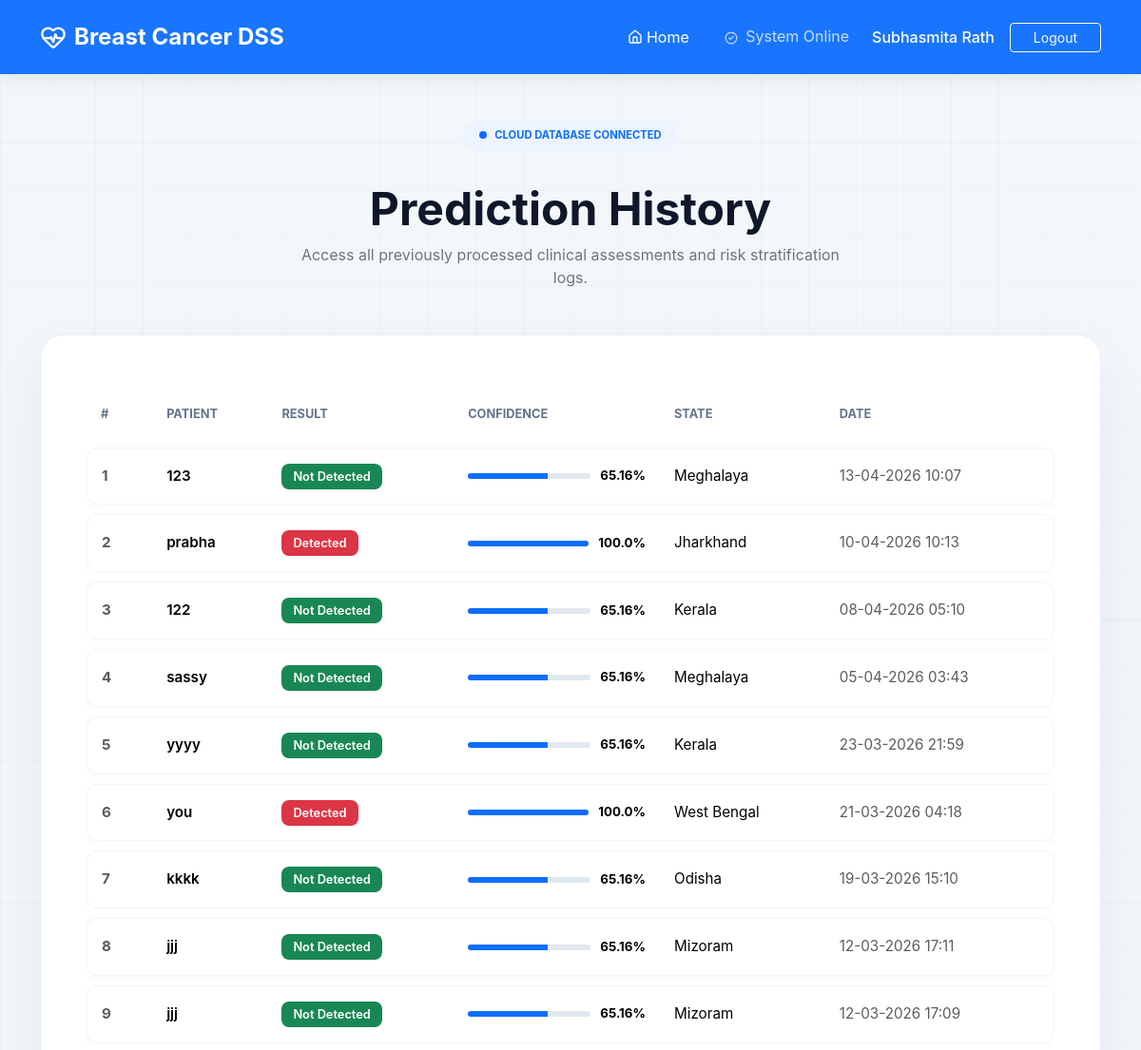
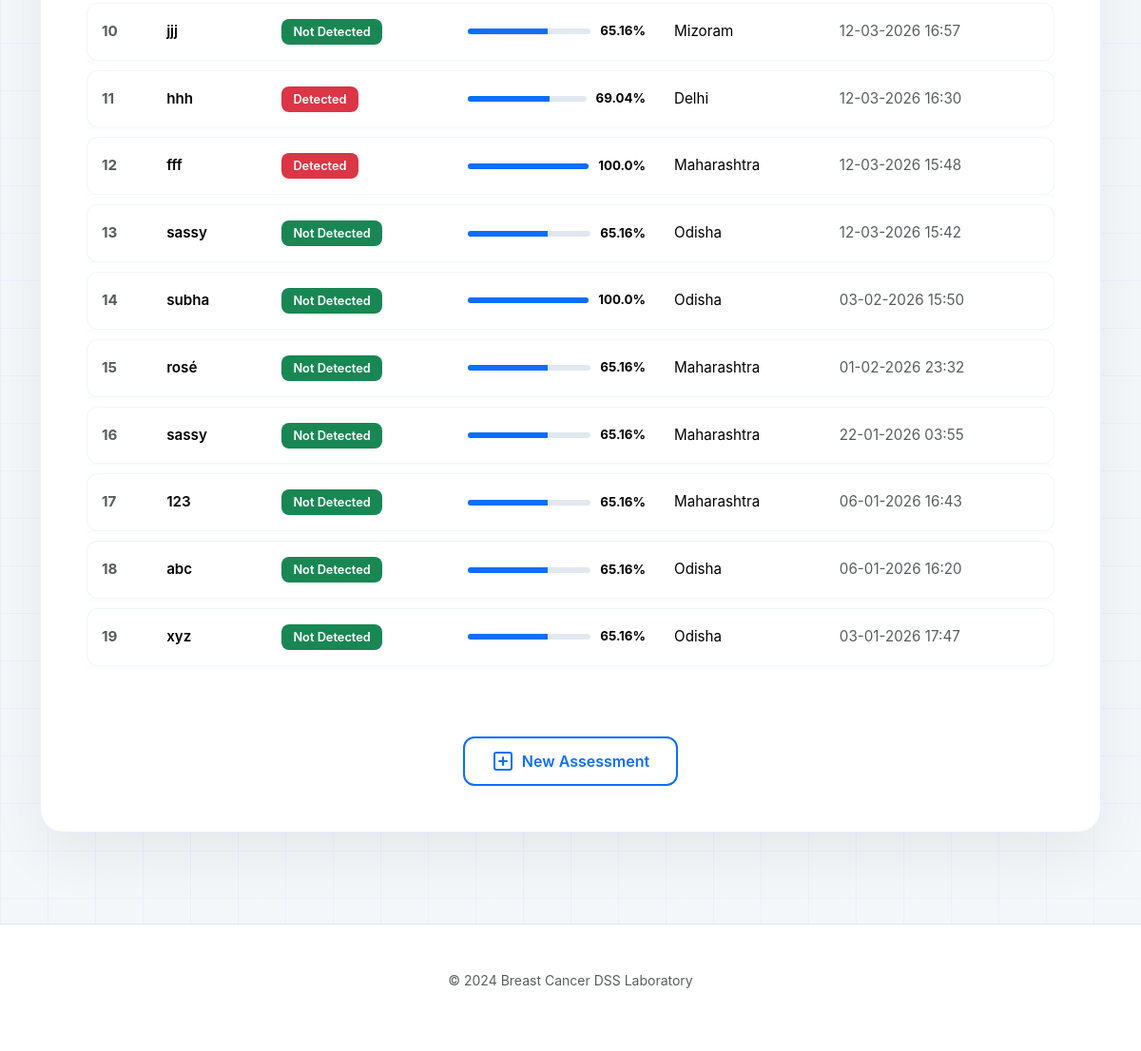
The page /history (signed in) on the database its author committed (2 pictures, top to bottom).
### application.py (models this page shows)
class PredictionHistory(db.Model):
    id = db.Column(db.Integer, primary_key=True)
    patient_name = db.Column(db.String(100))
    prediction = db.Column(db.String(50))
    confidence = db.Column(db.Float)
    state = db.Column(db.String(50))
    timestamp = db.Column(db.DateTime, default=datetime.utcnow)

### application.py (the view)
@app.route("/history")
def history():
    if not login_required():
        return redirect(url_for("login"))
    records = PredictionHistory.query.order_by(
        PredictionHistory.timestamp.desc()
    ).all()
    return render_template("history.html", records=records)

### application.py (called while the page is built)
def login_required():
    return "user_id" in session

### templates/history.html (shortened to what this page needs)
<!DOCTYPE html>
<html lang="en">
<head>
<link href="https://cdn.jsdelivr.net/npm/bootstrap@5.3.2/dist/css/bootstrap.min.css" rel="stylesheet">
<link href="https://unpkg.com/aos@2.3.1/dist/aos.css" rel="stylesheet">
</head>
<body>
<div class="pulse-container">
</div>
<nav class="navbar navbar-expand-lg navbar-dark py-3">
<div class="container">
<span class="navbar-brand d-flex align-items-center gap-2">
<i data-lucide="heart-pulse" style="width:28px;height:28px;"></i>
<span class="fw-bold fs-4">Breast Cancer DSS</span>
</span>
<div class="ms-auto d-flex align-items-center">
<a href="/" class="btn btn-link text-white text-decoration-none me-4 small d-flex align-items-center gap-1">
<i data-lucide="home" style="width:16px"></i>Home
</a>
<span class="text-white me-4 opacity-75 d-none d-sm-block">
<i data-lucide="check-circle-2" class="me-1" style="width:14px"></i>
System Online
</span>
<span class="text-white me-3 fw-medium">{{ session.get('user_name') }}</span>
<a href="{{ url_for('logout') }}" class="btn btn-outline-light btn-sm px-4">
Logout
</a>
</div>
</div>
</nav>
<div class="container py-5">
<div class="text-center mb-5" data-aos="fade-down">
<div class="status-badge">
<span class="status-dot"></span>
Cloud Database Connected
</div>
<h1 class="display-5 fw-bold" style="color:#0f172a;">
Prediction History
</h1>
<p class="text-secondary mx-auto" style="max-width:600px;">
Access all previously processed clinical assessments and risk stratification logs.
</p>
</div>
<div class="history-card mx-auto" style="max-width:1150px;" data-aos="fade-up">
{% if records %}
<div class="table-responsive">
<table class="table align-middle">
<thead>
<tr>
<th>#</th>
<th>Patient</th>
<th>Result</th>
<th>Confidence</th>
<th>State</th>
<th>Date</th>
</tr>
</thead>
<tbody>
{% for record in records %}
<tr>
<td class="text-muted fw-bold">
{{ loop.index }}
</td>
<td class="fw-semibold">
{{ record.patient_name }}
</td>
<td>
{% if record.prediction == "Breast Cancer Detected" %}
<span class="badge-clinical bg-danger text-white">
Detected
</span>
{% else %}
<span class="badge-clinical bg-success text-white">
Not Detected
</span>
{% endif %}
</td>
<td>
<div class="conf-wrapper">
<div class="progress">
<div class="progress-bar bg-primary progress-dynamic"
role="progressbar"
data-confidence="{{ record.confidence | default(0) }}">
</div>
</div>
<span class="fw-bold small">
{{ record.confidence }}%
</span>
</div>
</td>
<td class="text-capitalize">
{{ record.state }}
</td>
<td class="text-muted small">
{{ record.timestamp.strftime('%d-%m-%Y %H:%M') }}
</td>
</tr>
{% endfor %}
</tbody>
</table>
</div>
{% endif %}
<div class="text-center mt-5">
<a href="/assessment" class="btn btn-blue-outline">
<i data-lucide="plus-square"></i>
New Assessment
</a>
</div>
</div>
</div>
<footer class="page-footer text-center mt-5">
<div class="container">
<p class="text-muted small">
© 2024 Breast Cancer DSS Laboratory
</p>
</div>
</footer>
</body>
</html>

### templates/history.html (style rules this page uses)
:root { --primary-blue:#0d6efd; --accent-blue:#004ab3; --bg-light:#f4f7fa; --medical-grid:rgba(13,110,253,0.04); }
body { background-color:var(--bg-light); font-family:'Inter',-apple-system,sans-serif; color:#334155; min-height:100vh; margin:0; overflow-x:hidden; display:flex; flex-direction:column; background-image: linear-gradient(var(--medical-grid)1px,transparent 1px), linear-gradient(90deg,var(--medical-grid)1px,transparent 1px); background-size:50px 50px; }
.pulse-container { position:fixed; top:25%; left:0; width:100%; height:200px; z-index:-1; opacity:0.12; pointer-events:none; }
.navbar { background:rgba(13,110,253,0.95)!important; backdrop-filter:blur(10px); box-shadow:0 4px 20px rgba(0,0,0,0.08); }
.history-card { background:white; border-radius:24px; box-shadow:0 25px 60px rgba(0,0,0,0.06); border:1px solid rgba(13,110,253,0.1); padding:3rem; margin-top:2rem; position:relative; }
.status-badge { background:#eef4ff; color:var(--primary-blue); padding:8px 18px; border-radius:100px; font-size:0.7rem; font-weight:700; text-transform:uppercase; display:inline-flex; align-items:center; gap:8px; margin-bottom:2rem; }
.status-dot { width:8px; height:8px; background-color:var(--primary-blue); border-radius:50%; animation:pulse 2s infinite; }
.table { border-collapse:separate; border-spacing:0 10px; }
.table thead th { border:none; color:#64748b; font-size:0.8rem; text-transform:uppercase; padding:15px; }
.table tbody tr { background:#fcfdfe; transition:all 0.2s ease; box-shadow:0 2px 5px rgba(0,0,0,0.02); }
.table td { padding:18px 15px; border-top:1px solid #f1f5f9; border-bottom:1px solid #f1f5f9; font-size:0.95rem; }
.table td:first-child { border-left:1px solid #f1f5f9; border-radius:12px 0 0 12px; }
.table td:last-child { border-right:1px solid #f1f5f9; border-radius:0 12px 12px 0; }
.badge-clinical { padding:6px 12px; border-radius:8px; font-weight:600; font-size:0.8rem; }
.conf-wrapper { display:flex; align-items:center; gap:10px; min-width:120px; }
.progress { height:6px; background-color:#e2e8f0; border-radius:10px; flex-grow:1; }
.btn-blue-outline { background:transparent; color:var(--primary-blue); border:2px solid var(--primary-blue); padding:12px 28px; border-radius:12px; font-weight:600; transition:all 0.3s ease; display:inline-flex; align-items:center; gap:8px; text-decoration:none; }
.page-footer { margin-top:auto; padding:3rem 0; border-top:1px solid #e2e8f0; background:white; }

### rows shown on the page
PredictionHistory: patient_name "123", shows "Not Detected", confidence "65.16", state "Meghalaya", timestamp "13-04-2026 10:07"
PredictionHistory: patient_name "prabha", shows "Detected", confidence "100.0", state "Jharkhand", timestamp "10-04-2026 10:13"
PredictionHistory: patient_name "122", shows "Not Detected", confidence "65.16", state "Kerala", timestamp "08-04-2026 05:10"
PredictionHistory: patient_name "sassy", shows "Not Detected", confidence "65.16", state "Meghalaya", timestamp "05-04-2026 03:43"
PredictionHistory: patient_name "yyyy", shows "Not Detected", confidence "65.16", state "Kerala", timestamp "23-03-2026 21:59"
PredictionHistory: patient_name "you", shows "Detected", confidence "100.0", state "West Bengal", timestamp "21-03-2026 04:18"
PredictionHistory: patient_name "kkkk", shows "Not Detected", confidence "65.16", state "Odisha", timestamp "19-03-2026 15:10"
PredictionHistory: patient_name "jjj", shows "Not Detected", confidence "65.16", state "Mizoram", timestamp "12-03-2026 17:11"
PredictionHistory: patient_name "jjj", shows "Not Detected", confidence "65.16", state "Mizoram", timestamp "12-03-2026 17:09"
PredictionHistory: patient_name "jjj", shows "Not Detected", confidence "65.16", state "Mizoram", timestamp "12-03-2026 16:57"
PredictionHistory: patient_name "hhh", shows "Detected", confidence "69.04", state "Delhi", timestamp "12-03-2026 16:30"
PredictionHistory: patient_name "fff", shows "Detected", confidence "100.0", state "Maharashtra", timestamp "12-03-2026 15:48"
PredictionHistory: patient_name "sassy", shows "Not Detected", confidence "65.16", state "Odisha", timestamp "12-03-2026 15:42"
PredictionHistory: patient_name "subha", shows "Not Detected", confidence "100.0", state "Odisha", timestamp "03-02-2026 15:50"
PredictionHistory: patient_name "rosé", shows "Not Detected", confidence "65.16", state "Maharashtra", timestamp "01-02-2026 23:32"
PredictionHistory: patient_name "sassy", shows "Not Detected", confidence "65.16", state "Maharashtra", timestamp "22-01-2026 03:55"
PredictionHistory: patient_name "123", shows "Not Detected", confidence "65.16", state "Maharashtra", timestamp "06-01-2026 16:43"
PredictionHistory: patient_name "abc", shows "Not Detected", confidence "65.16", state "Odisha", timestamp "06-01-2026 16:20"
PredictionHistory: patient_name "xyz", shows "Not Detected", confidence "65.16", state "Odisha", timestamp "03-01-2026 17:47"

### other values the page prints
{{ session.get('user_name') }} "Subhasmita Rath"
